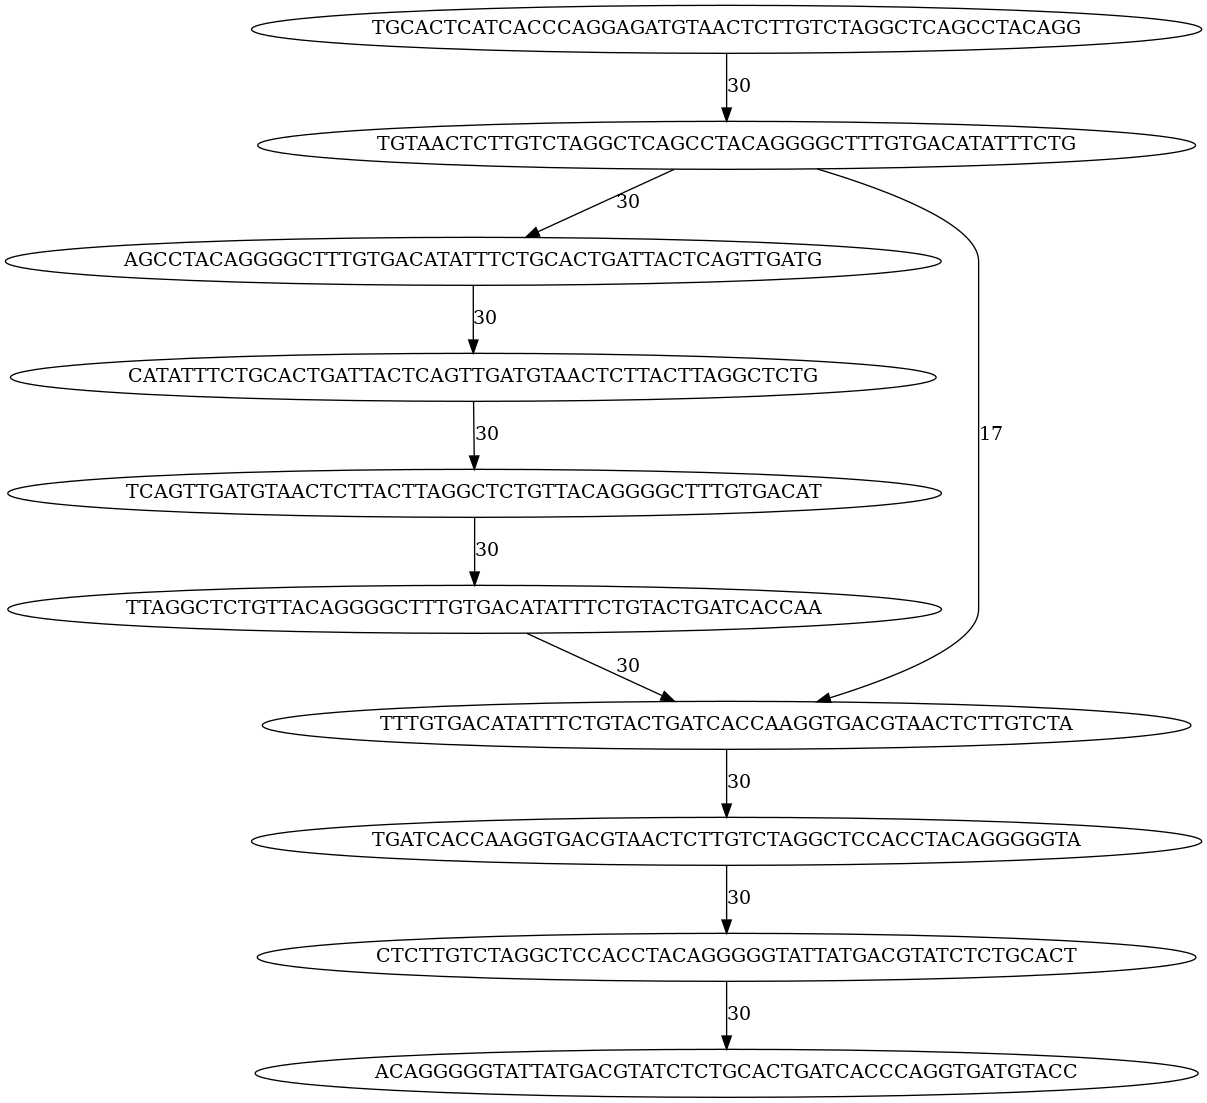

Reproduce this figure in Python.
import python
import sys

def overlap(a, b):
    return max(i for i in range(len(b)+1) if a.endswith(b[:i]))

pydef graphviz(edges: list[tuple[str, str, dict[str, int]]]):
    import graphviz
    g = graphviz.Digraph(format='png')
    for edge in edges:
        g.edge(edge[0], edge[1], label=str(edge[2]['o']))
        g.render('overlap')

input_file = sys.argv[1]

reads = list[str]()
for r in FASTA(input_file, fai=False):
    read_str = str(r.seq)
    reads.append(read_str)

edges = list[tuple[str, str, dict[str, int]]]()
for i in range(len(reads)):
    for j in range(i+1, len(reads)):
        source = reads[i]
        destination = reads[j]
        ol = overlap(source, destination)
        if ol > 10:
            edges.append((source, destination, {"o": ol}))
        ol = overlap(destination, source)
        if ol > 10:
            edges.append((destination, source, {"o": ol}))

graphviz(edges)
